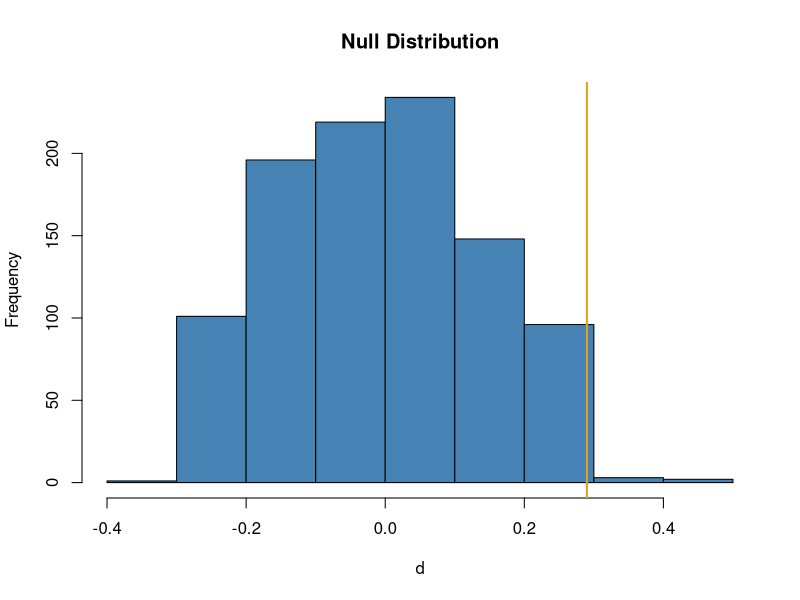

Source code (R):
## ---- chunk 1
library(knitr)
options(digits=2)
knitr::opts_chunk$set(echo = TRUE)
library(dplyr)
library(ggplot2)
## ---- chunk 2
gender <- rep(c("M", "F"), each = 24)
promote <- rep(c("Yes", "No"), c(35, 13))
d <- rep(NA, 1000)
for(i in 1:1000) {
  newgen <- sample(gender)
  tab <- table(newgen, promote)
  d[i] <- diff(tab[, 2]/24)
}
hist(d, col = "steelblue", main = "Null Distribution")
abline(v = .29, col = "goldenrod", lwd = 2)
## ---- chunk 3
head(d)
head(d > .29)
mean(d > .29) * 2
